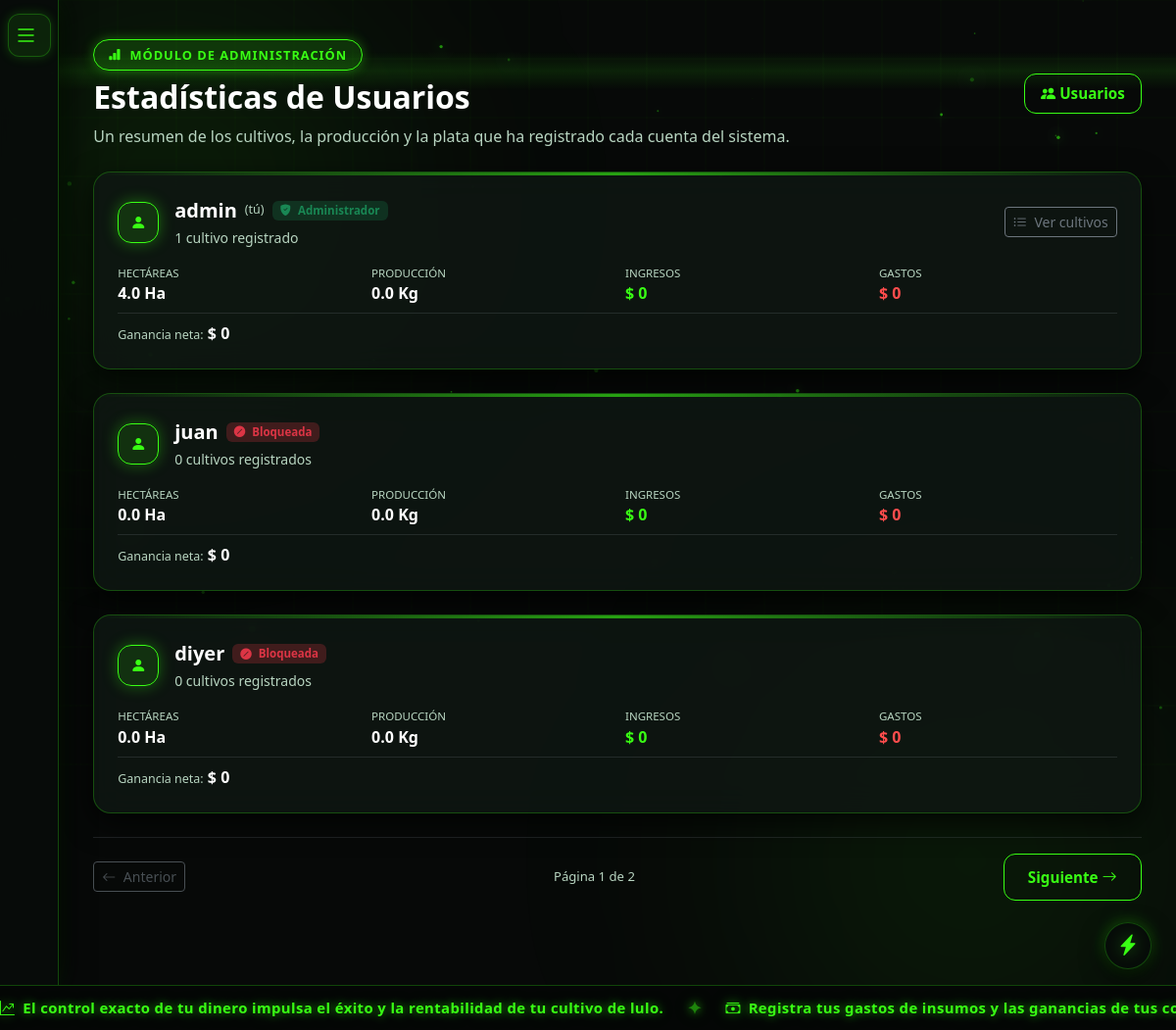
/usuarios/estadisticas (signed in), run on the app's committed database.
### app/models/users.py (models this page shows, shortened)
class User(db.Model, UserMixin):
    __tablename__ = 'users'
    idUser = db.Column(db.Integer, primary_key=True)
    nameUser = db.Column(db.String(80), unique=True, nullable=False)
    emailUser = db.Column(db.String(120), nullable=True)
    passwordUser = db.Column(db.String(255), nullable=False)
    isAdmin = db.Column(db.Boolean, default=False, nullable=False)
    activo = db.Column(db.Boolean, default=True, nullable=False)

### app/routes/auth.py (the view)
@bp.route('/usuarios/estadisticas')
@login_required
def estadisticas_usuarios():
    if not current_user.isAdmin:
        flash('Solo el administrador puede ver esa sección.', 'danger')
        return redirect(url_for('auth.dashboard'))
    usuarios = User.query.order_by(User.idUser.asc()).all()
    resumen = []
    for u in usuarios:
        cultivos = Cultivo.query.filter_by(idUser=u.idUser).order_by(Cultivo.idCultivo.desc()).all()
        total_hectareas = 0.0
        total_ingresos = 0.0
        total_gastos = 0.0
        total_produccion = 0.0
        detalle_cultivos = []
        for c in cultivos:
            ingresos_c = db.session.query(
                db.func.coalesce(db.func.sum(IngresoCultivo.valor), 0.0)
            ).filter(IngresoCultivo.idCultivo == c.idCultivo).scalar() or 0.0
            gastos_c = db.session.query(
                db.func.coalesce(db.func.sum(GastoCultivo.valor), 0.0)
            ).filter(GastoCultivo.idCultivo == c.idCultivo).scalar() or 0.0
            produccion_c = db.session.query(
                db.func.coalesce(db.func.sum(
                    db.func.coalesce(IngresoCultivo.cantidad_canastillas * IngresoCultivo.peso_canastilla, 0.0)
                    + db.func.coalesce(IngresoCultivo.kilos_sobrantes, 0.0)
                ), 0.0)
            ).filter(IngresoCultivo.idCultivo == c.idCultivo).scalar() or 0.0
            total_hectareas += c.hectareas or 0.0
            total_ingresos += ingresos_c
            total_gastos += gastos_c
            total_produccion += produccion_c
            detalle_cultivos.append({
                'nombre': c.nombre,
                'hectareas': c.hectareas or 0.0,
                'fecha_sembrado': c.fecha_sembrado,
                'ingresos': ingresos_c,
                'ingresos_fmt': formato_moneda(ingresos_c),
                'gastos': gastos_c,
                'gastos_fmt': formato_moneda(gastos_c),
                'ganancias': ingresos_c - gastos_c,
                'ganancias_fmt': formato_moneda(ingresos_c - gastos_c),
                'produccion': produccion_c,
            })
        total_ganancias = total_ingresos - total_gastos
        resumen.append({
            'usuario': u,
            'total_ingresos_fmt': formato_moneda(total_ingresos),
            'total_gastos_fmt': formato_moneda(total_gastos),
            'total_ganancias_fmt': formato_moneda(total_ganancias),
            'num_cultivos': len(cultivos),
            'total_hectareas': total_hectareas,
            'total_ingresos': total_ingresos,
            'total_gastos': total_gastos,
            'total_ganancias': total_ingresos - total_gastos,
            'total_produccion': total_produccion,
            'cultivos': detalle_cultivos,
        })
    pagina_solicitada = request.args.get('pagina', 1, type=int)
    resumen_pagina, pagina_actual, total_paginas = _paginar_usuarios(
        resumen, pagina_solicitada, USUARIOS_POR_PAGINA
    )
    return render_template(
        'auth/estadisticas_usuarios.html',
        resumen=resumen_pagina,
        pagina_actual=pagina_actual,
        total_paginas=total_paginas,
    )

### app/routes/auth.py (called while the page is built)
def _paginar_usuarios(lista, pagina_solicitada, por_pagina=USUARIOS_POR_PAGINA):
    total = len(lista)
    total_paginas = max(1, (total + por_pagina - 1) // por_pagina)
    pagina = max(1, min(pagina_solicitada or 1, total_paginas))
    inicio = (pagina - 1) * por_pagina
    return lista[inicio:inicio + por_pagina], pagina, total_paginas

### app/utils/helpers.py (called while the page is built)
def formato_moneda(valor):
    return f"{valor:,.0f}".replace(',', '.')

### app/templates/auth/estadisticas_usuarios.html (shortened to what this page needs)
{% extends "base.html" %}
{% block body_class %}dark-theme{% endblock %}
{% block full_content %}
<div class="ambient-neon-glow-1"></div>
<div class="ambient-neon-glow-2"></div>
<canvas id="bgCanvas"></canvas>
<div class="dashboard-wrapper dashboard-wrapper-auto">
  <aside id="sidebarLulo" class="sidebar-lulo">
    <div class="mb-2">
      <button type="button" class="btn-toggle-menu" onclick="toggleSidebar()" aria-label="Alternar Menú">
        <i class="bi bi-list"></i>
      </button>
    </div>
  </aside>
  <main class="main-content-lulo main-content-lulo-auto">
    <div class="dash-card mb-4">
      <div class="d-flex flex-column flex-md-row align-items-md-center justify-content-between gap-3">
        <div>
          <div class="lulo-badge mb-2">
            <i class="bi bi-bar-chart-fill"></i> Módulo de Administración
          </div>
          <h1 class="fw-bold text-white mb-2 fs-2">
            Estadísticas <span>de Usuarios</span>
          </h1>
          <p class="text-muted mb-0">
            Un resumen de los cultivos, la producción y la plata que ha registrado cada cuenta del sistema.
          </p>
        </div>
        <div class="d-flex gap-2">
          <a href="{{ url_for('auth.usuarios') }}" class="btn btn-neon-outline px-3 py-2">
            <i class="bi bi-people-fill me-1"></i> Usuarios
          </a>
        </div>
      </div>
    </div>
    <div class="row g-4">
      {% for r in resumen %}
      <div class="col-12">
        <div class="indicator-card">
          <div class="d-flex flex-wrap align-items-center justify-content-between gap-3 mb-3">
            <div class="d-flex align-items-center gap-3">
              <div class="indicator-icon-badge" style="width: 42px; height: 42px; font-size: 1rem;">
                <i class="bi bi-person-fill"></i>
              </div>
              <div>
                <div class="d-flex align-items-center gap-2">
                  <span class="fw-bold text-white fs-5">{{ r.usuario.nameUser }}</span>
                  {% if r.usuario.idUser == current_user.idUser %}
                  <span class="text-muted" style="font-size: 0.78rem;">(tú)</span>
                  {% endif %}
                  {% if r.usuario.isAdmin %}
                  <span class="badge bg-success bg-opacity-25 text-success px-2 py-1" style="font-size: 0.72rem;">
                    <i class="bi bi-shield-fill-check me-1"></i> Administrador
                  </span>
                  {% endif %}
                  {% if not r.usuario.activo %}
                  <span class="badge bg-danger bg-opacity-25 text-danger px-2 py-1" style="font-size: 0.72rem;">
                    <i class="bi bi-slash-circle-fill me-1"></i> Bloqueada
                  </span>
                  {% endif %}
                </div>
                <small class="text-muted">{{ r.num_cultivos }} cultivo{{ 's' if r.num_cultivos != 1 else '' }} registrado{{ 's' if r.num_cultivos != 1 else '' }}</small>
              </div>
            </div>
            {% if r.num_cultivos > 0 %}
            <button type="button" class="btn btn-sm btn-outline-secondary" data-bs-toggle="collapse" data-bs-target="#detalleUsuario{{ r.usuario.idUser }}">
              <i class="bi bi-list-ul me-1"></i> Ver cultivos
            </button>
            {% endif %}
          </div>
          <div class="row g-3">
            <div class="col-6 col-md-3">
              <small class="text-muted d-block" style="font-size: 0.72rem; text-transform: uppercase;">Hectáreas</small>
              <span class="fw-bold text-white">{{ '%.1f'|format(r.total_hectareas) }} Ha</span>
            </div>
            <div class="col-6 col-md-3">
              <small class="text-muted d-block" style="font-size: 0.72rem; text-transform: uppercase;">Producción</small>
              <span class="fw-bold text-white">{{ '%.1f'|format(r.total_produccion) }} Kg</span>
            </div>
            <div class="col-6 col-md-3">
              <small class="text-muted d-block" style="font-size: 0.72rem; text-transform: uppercase;">Ingresos</small>
              <span class="fw-bold" style="color: var(--neon-green);">$ {{ r.total_ingresos_fmt }}</span>
            </div>
            <div class="col-6 col-md-3">
              <small class="text-muted d-block" style="font-size: 0.72rem; text-transform: uppercase;">Gastos</small>
              <span class="fw-bold" style="color: #ff4d4d;">$ {{ r.total_gastos_fmt }}</span>
            </div>
          </div>
          <div class="mt-2 pt-2 border-top border-secondary border-opacity-25">
            <small class="text-muted" style="font-size: 0.78rem;">Ganancia neta:</small>
            <span class="fw-bold {{ 'text-white' if r.total_ganancias >= 0 else '' }}" style="{{ 'color: #ff4d4d;' if r.total_ganancias < 0 else '' }}">
              $ {{ r.total_ganancias_fmt }}
            </span>
          </div>
        </div>
      </div>
      {% endfor %}
    </div>
    {% if total_paginas > 1 %}
    <div class="d-flex align-items-center justify-content-between mt-4 pt-3 border-top border-secondary border-opacity-25">
      {% if pagina_actual > 1 %}
      <a href="{{ url_for('auth.estadisticas_usuarios', pagina=pagina_actual - 1) }}" class="btn btn-sm btn-neon-outline">
        <i class="bi bi-arrow-left me-1"></i> Anterior
      </a>
      {% else %}
      <span class="btn btn-sm btn-outline-secondary disabled">
        <i class="bi bi-arrow-left me-1"></i> Anterior
      </span>
      {% endif %}
      <span class="text-muted" style="font-size: 0.82rem;">Página {{ pagina_actual }} de {{ total_paginas }}</span>
      {% if pagina_actual < total_paginas %}
      <a href="{{ url_for('auth.estadisticas_usuarios', pagina=pagina_actual + 1) }}" class="btn btn-sm btn-neon-outline">
        Siguiente <i class="bi bi-arrow-right ms-1"></i>
      </a>
      {% else %}
      <span class="btn btn-sm btn-outline-secondary disabled">
        Siguiente <i class="bi bi-arrow-right ms-1"></i>
      </span>
      {% endif %}
    </div>
    {% endif %}
  </main>
</div>
<button type="button" id="btnThemeToggle" class="theme-lightning-btn" onclick="cycleThemeColor()"
  aria-label="Cambiar Tema de Color" title="Cambiar Tema de Color">
  <i class="bi bi-lightning-charge-fill"></i>
</button>
<script>
  function toggleSidebar() {
    document.getElementById('sidebarLulo').classList.toggle('expanded');
  }
  const themesSequence = ['green', 'blue', 'orange'];
  function cycleThemeColor() {
    const currentTheme = localStorage.getItem('agrolulo_theme') || 'green';
    const nextTheme = themesSequence[(themesSequence.indexOf(currentTheme) + 1) % themesSequence.length];
    setThemeColor(nextTheme);
  }
  function setThemeColor(themeName) {
    document.body.classList.remove('theme-blue', 'theme-orange');
    if (themeName !== 'green') document.body.classList.add('theme-' + themeName);
    localStorage.setItem('agrolulo_theme', themeName);
    if (window.updateCanvasTheme) window.updateCanvasTheme(themeName);
  }
  document.addEventListener('DOMContentLoaded', () => {
    setThemeColor(localStorage.getItem('agrolulo_theme') || 'green');
  });
</script>
{% endblock %}

### app/templates/base.html (shortened to what this page needs)
<!DOCTYPE html>
<html lang="es" class="h-100">
<head>
  <link rel="stylesheet" href="{{ url_for('static', filename='bootstrap/css/bootstrap.min.css')}}">
  <link rel="stylesheet" href="{{ url_for('static', filename='css/bootstrap-icons.min.css')}}">
  <link rel="stylesheet" href="{{ url_for('static', filename='css/style.css')}}">
</head>
<body class="d-flex flex-column h-100 {% block body_class %}bg-light{% endblock %}">
  <main class="flex-shrink-0">
    {% block full_content %}{% endblock %}
  </main>
  <footer class="footer-lulo mt-auto">
    <div class="footer-ticker-track">
      <div class="footer-ticker-content">
        <span><i class="bi bi-graph-up-arrow me-2"></i>El control exacto de tu dinero impulsa el éxito y la rentabilidad de tu cultivo de lulo.</span>
        <span class="ticker-divider">✦</span>
        <span><i class="bi bi-cash-stack me-2"></i>Registra tus gastos de insumos y las ganancias de tus cosechas.</span>
      </div>
    </div>
  </footer>
</body>
</html>

### data on the page
User: usuario.nameUser "admin", shows "(tú)", shows "Administrador", num_cultivos "1", total_hectareas "4.0", total_produccion "0.0", total_ingresos_fmt "0", total_gastos_fmt "0", total_ganancias_fmt "0"
User: usuario.nameUser "juan", activo False (drawn)
User: usuario.nameUser "diyer", activo False (drawn)

### other printed values
{{ r.num_cultivos }} "0" "0"
{{ 's' if r.num_cultivos != 1 else '' }} "s" "s"
{{ '%.1f'|format(r.total_hectareas) }} "0.0" "0.0"
{{ '%.1f'|format(r.total_produccion) }} "0.0" "0.0"
{{ r.total_ingresos_fmt }} "0" "0"
{{ r.total_gastos_fmt }} "0" "0"
{{ r.total_ganancias_fmt }} "0" "0"
{{ pagina_actual }} "1"
{{ total_paginas }} "2"
